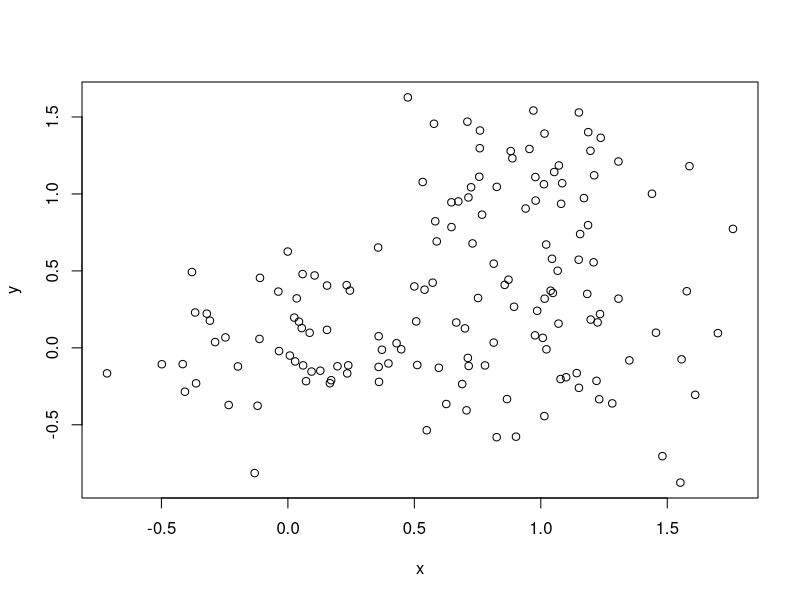
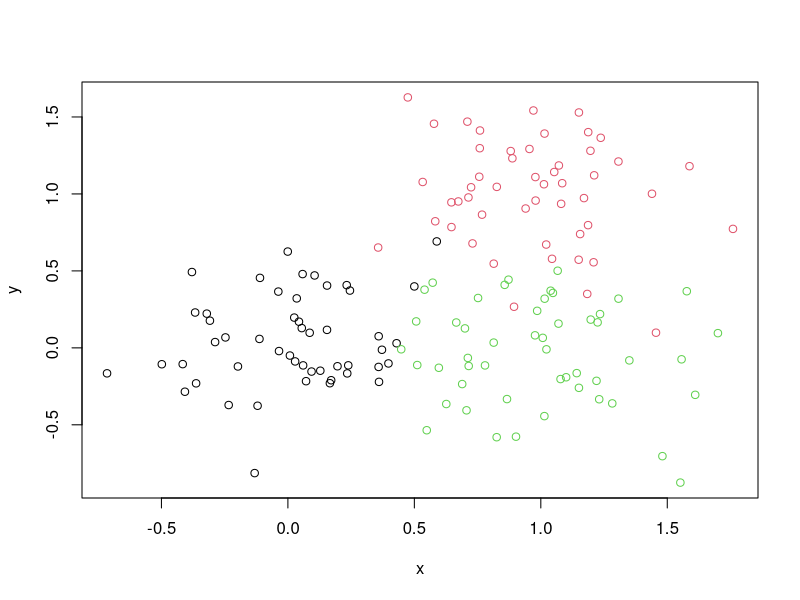
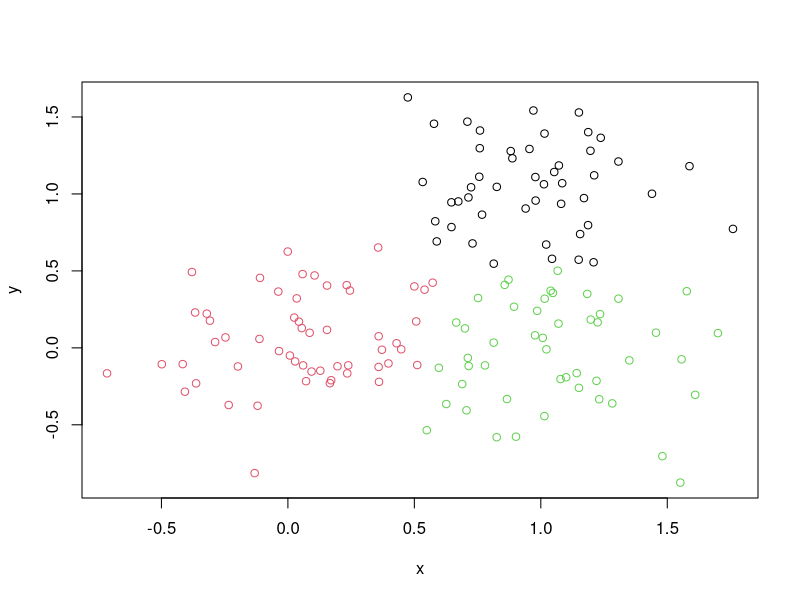

These figures' R source, in order:
## demo of k-means clustering...

## Step 1: make up some data
x <- rbind(
  matrix(rnorm(100, mean=0, sd = 0.3), ncol = 2), # cluster 1
  matrix(rnorm(100, mean = 1, sd = 0.3), ncol = 2), # cluster 2
  matrix(c(rnorm(50, mean = 1, sd = 0.3), # cluster 3
           rnorm(50, mean = 0, sd = 0.3)), ncol = 2))
colnames(x) <- c("x", "y")

## Step 2: show the data without clustering
plot(x)
## Step 3: show the data with the known clusters (this is just so we
## can see how well k-means clustering recreates the original clusters we
## created in step 1)
colors <- as.factor(c(
  rep("c1", times=50),
  rep("c2", times=50),
  rep("c3", times=50)))
plot(x, col=colors)
## Step 3: cluster the data
## NOTE: nstart=25, so kmeans() will cluster using 25 different starting points
## and return the best cluster.
(cl <- kmeans(x, centers=3, nstart=50)) 

## Step 4: plot the data, coloring the points with the clusters
plot(x, col = cl$cluster)